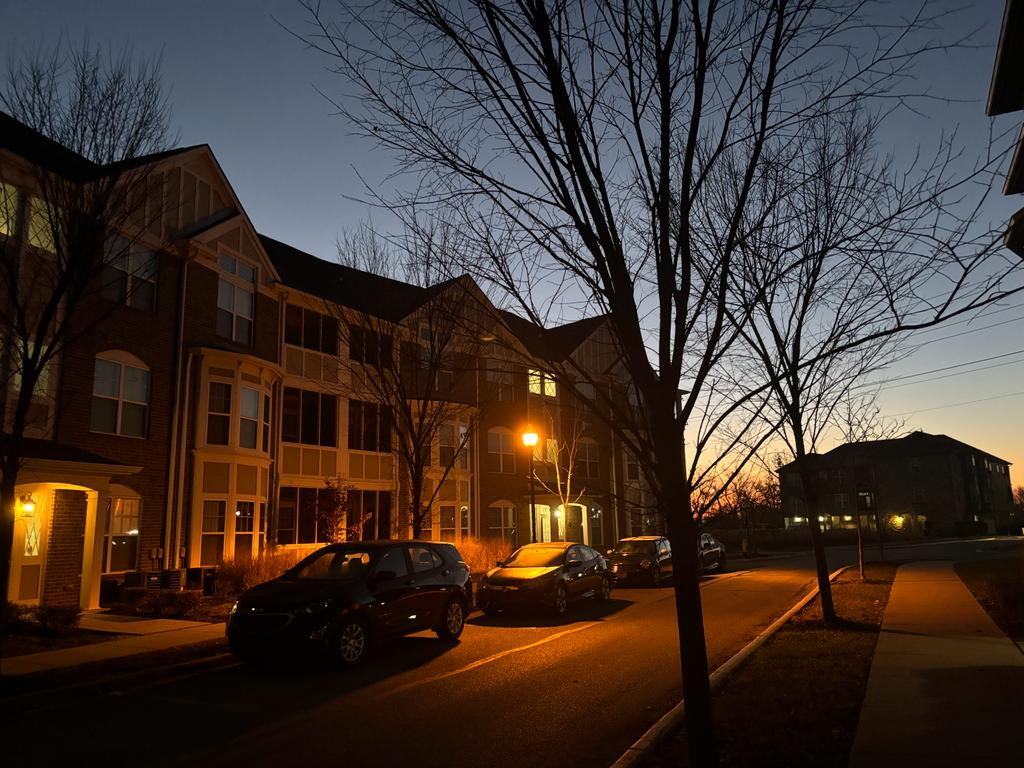
#> input picture ivy.jpeg, 1024 x 768 px
$ python main.py
#> lines starting #> are read from the running program, lines starting #| are printed output that depends on the picture
import cv2
from matplotlib import pyplot as plt
import numpy as np

# Load the image
image = cv2.imread("ivy.jpeg")
#> image is the input picture: shape (768, 1024, 3); mean B, G, R 47.4, 54.4, 67

# Convert the image to grayscale
gray = cv2.cvtColor(image, cv2.COLOR_BGR2GRAY)
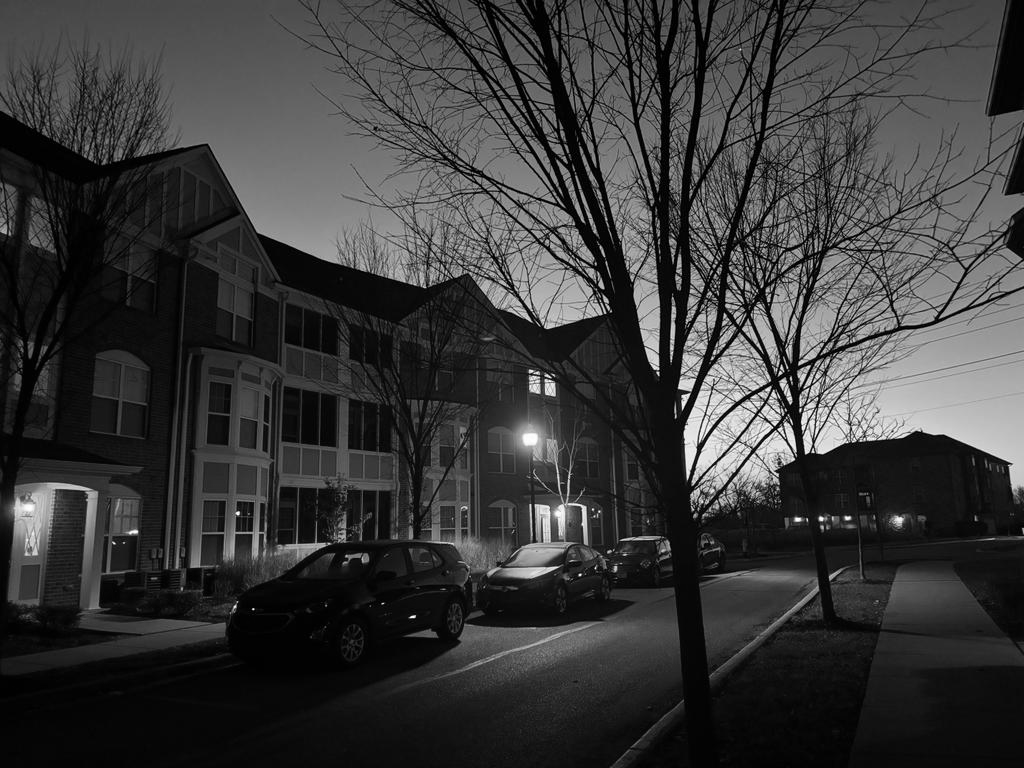
#> gray: shape (768, 1024); min 0, max 255, mean 57.4

# Create the FAST detector object
# A lower threshold value will result in less suppression
fast = cv2.FastFeatureDetector_create(threshold=30)

# Detect keypoints using the FAST algorithm
keypoints = fast.detect(gray, None)
#> keypoints = 7923 keypoints; strongest (x, y, size): (253, 609, 7), (793, 459, 7), (413, 616, 7), (790, 403, 7)

# Draw the keypoints on the image
result_image = cv2.drawKeypoints(image, keypoints, None, color=(0, 255, 0))
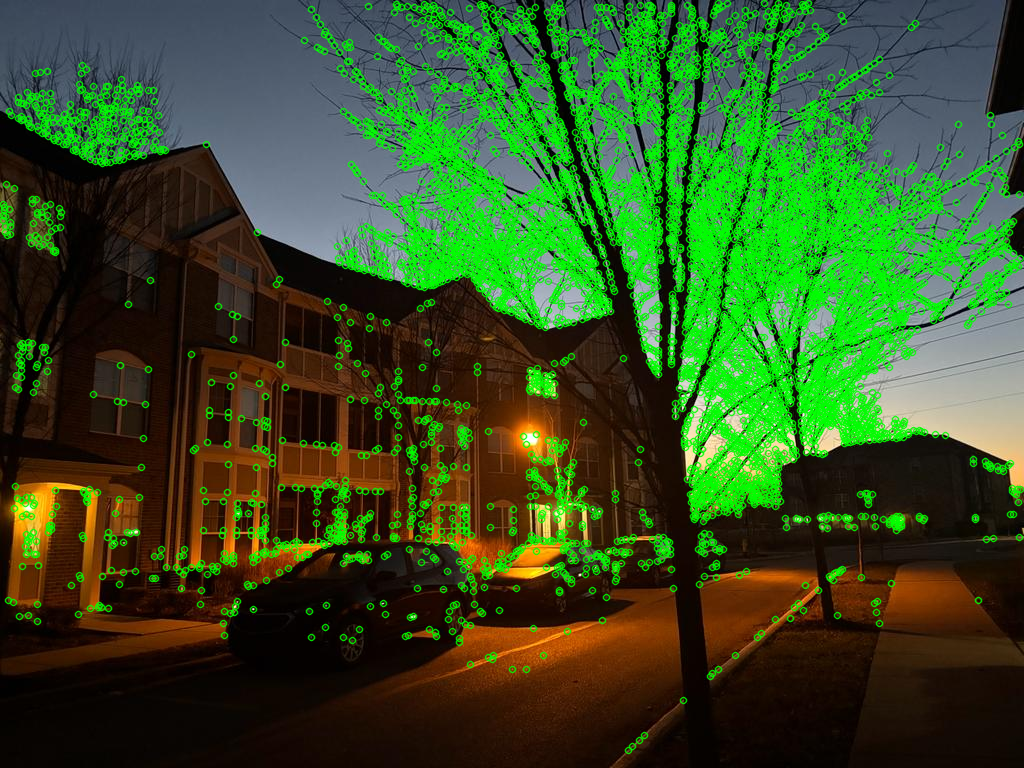
#> result_image: shape (768, 1024, 3); mean B, G, R 33.7, 81.4, 52.5

# Display the original image with keypoints marked
plt.figure(figsize=(10, 8))
plt.imshow(cv2.cvtColor(result_image, cv2.COLOR_BGR2RGB))
plt.title('FAST Feature Detection')
plt.show()

$ run again, with FAST_corner_detector.png saved as ivy.jpeg
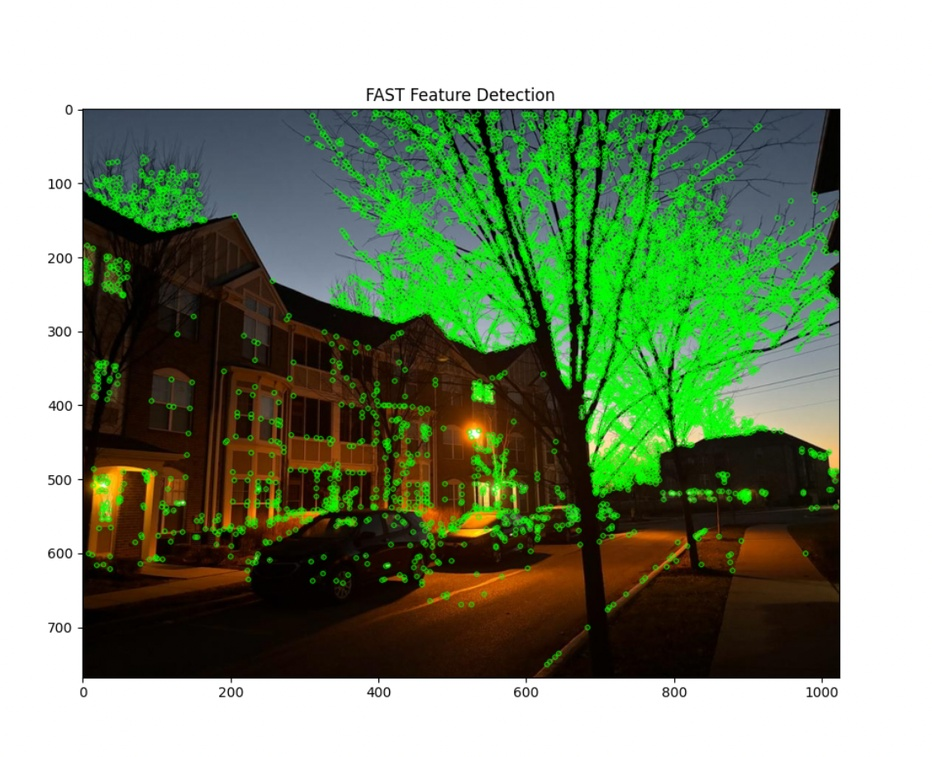
#> input picture FAST_corner_detector.png, 932 x 757 px, shrunk from 1128 x 916 before the run
#> image is the input picture: shape (757, 932, 3); mean B, G, R 118.7, 147.5, 130
#> `gray = cv2.cvtColor(image, cv2.COLOR_BGR2GRAY)`:
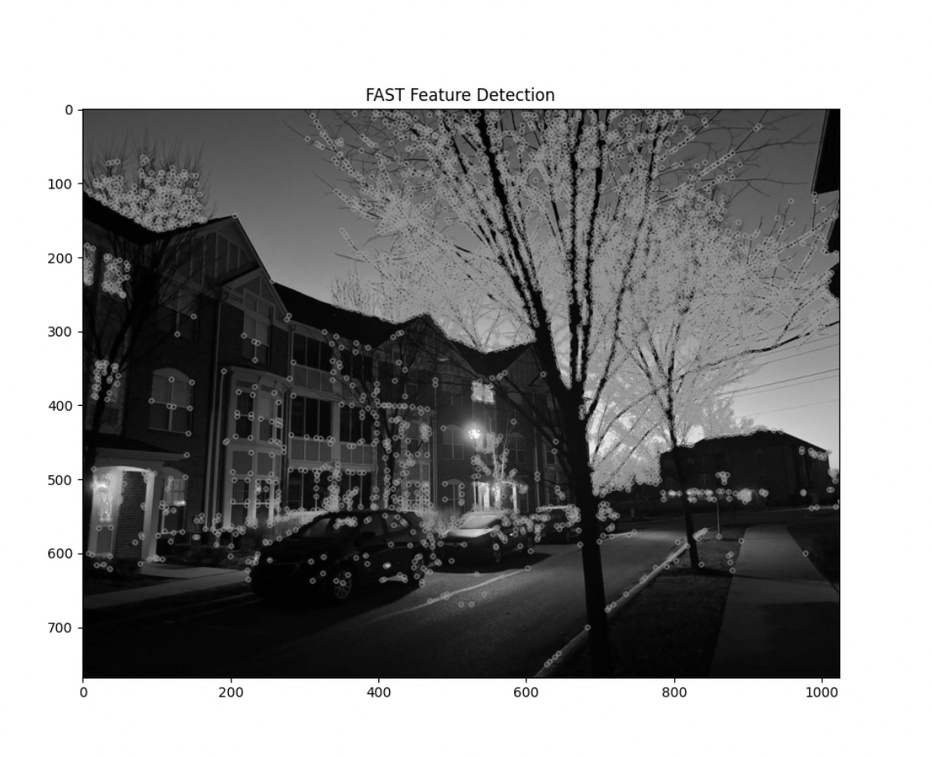
#> gray: shape (757, 932); min 0, max 255, mean 139
#> keypoints = 4072 keypoints; strongest (x, y, size): (379, 89, 7), (839, 677, 7), (839, 109, 7), (412, 89, 7)
#> `result_image = cv2.drawKeypoints(image, keypoints, None, color=(0, 255..`:
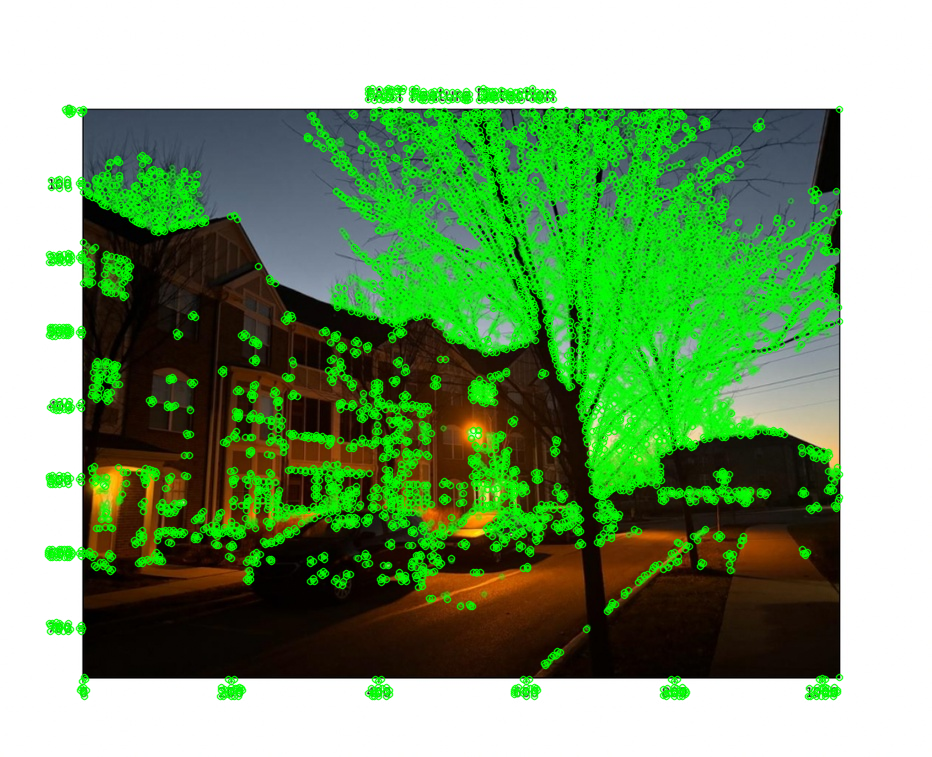
#> result_image: shape (757, 932, 3); mean B, G, R 113.8, 160.5, 123.7
